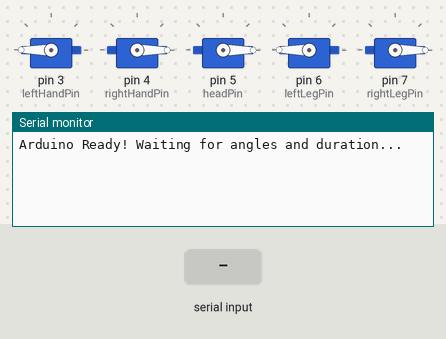
Simulated run of this sketch. Board: Arduino Uno, built with avr-gcc and run on an emulated ATmega328P. On the bench: 5 × servo, the last lines printed to the serial monitor. The test bench sets the inputs (shaded band).

Above: at 2.2 s.
2.3 s: "90,45,200\n" received over Serial
At 3.5 s:
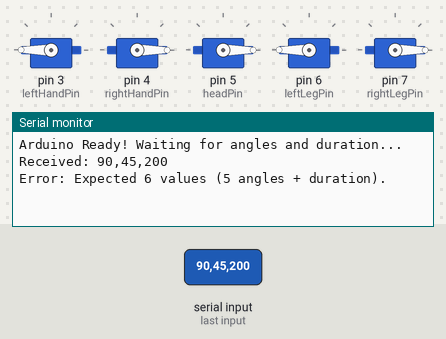
3.8 s: "90,45\n" received over Serial
At 4.6 s:
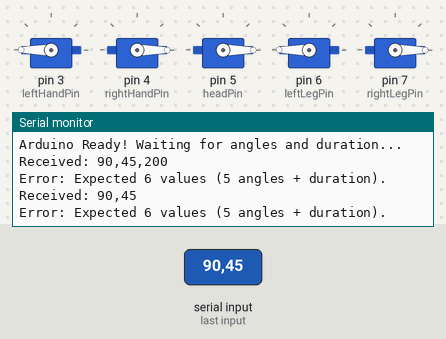
5.3 s: "6\n" received over Serial
At 6.6 s:
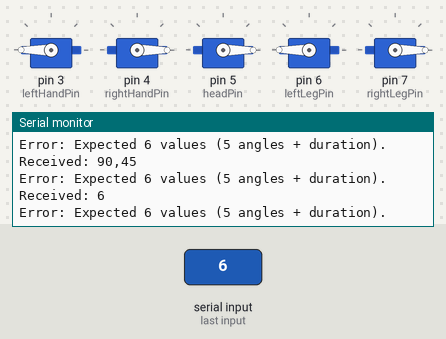

The sketch:

puppetArdSpeed.ino
```cpp
#include <Servo.h>

// Define 5 servo objects
Servo leftHand, rightHand, head, leftLeg, rightLeg;

// Define servo pins
const int leftHandPin = 3;
const int rightHandPin = 4;
const int headPin = 5;
const int leftLegPin = 6;
const int rightLegPin = 7;

// Angle limits
const int lowerLimit[5] = {120, 0, 0, 130, 0};
const int upperLimit[5] = {180, 60, 15, 180, 50};

// Store current positions
int currentAngles[5] = {180, 0, 0, 180, 0};

// Delay per interpolation step in ms
const int delayPerStep = 50;

void setup() {
    Serial.begin(9600);
    Serial.println("Arduino Ready! Waiting for angles and duration...");

    // Attach servos
    leftHand.attach(leftHandPin);
    rightHand.attach(rightHandPin);
    head.attach(headPin);
    leftLeg.attach(leftLegPin);
    rightLeg.attach(rightLegPin);

    // Move to initial positions
    moveAllServosSmoothly(currentAngles, delayPerStep * 20); // Default 1s
}

void loop() {
    if (Serial.available() > 0) {
        String receivedData = Serial.readStringUntil('\n');
        Serial.print("Received: ");
        Serial.println(receivedData);

        int targetAngles[5];
        int duration = 1000;  // Default duration
        int index = 0;

        char *token = strtok((char *)receivedData.c_str(), ",");

        while (token != NULL && index < 6) {
            int value = atoi(token);

            if (index < 5) {
                // Clamp angles within limits
                if (value < lowerLimit[index]) value = lowerLimit[index];
                if (value > upperLimit[index]) value = upperLimit[index];
                targetAngles[index] = value;
            } else {
                duration = max(100, value); // Minimum duration 100ms
            }

            token = strtok(NULL, ",");
            index++;
        }

        if (index == 6) {
            moveAllServosSmoothly(targetAngles, duration);
            Serial.println("Servos moved smoothly!");
        } else {
            Serial.println("Error: Expected 6 values (5 angles + duration).");
        }
    }
}

// Smooth movement function with variable duration
void moveAllServosSmoothly(int targetAngles[5], int duration) {
    Servo* servos[] = {&leftHand, &rightHand, &head, &leftLeg, &rightLeg};

    int startAngles[5];
    float stepSizes[5];
    int steps = duration / delayPerStep;

    if (steps < 1) steps = 1;

    // Calculate step sizes
    for (int i = 0; i < 5; i++) {
        startAngles[i] = currentAngles[i];
        stepSizes[i] = (float)(targetAngles[i] - startAngles[i]) / steps;
    }

    // Perform interpolation
    for (int step = 0; step <= steps; step++) {
        for (int i = 0; i < 5; i++) {
            int interpolatedAngle = startAngles[i] + (stepSizes[i] * step);
            servos[i]->write(interpolatedAngle);
        }
        delay(delayPerStep);
    }

    // Update current angles
    for (int i = 0; i < 5; i++) {
        currentAngles[i] = targetAngles[i];
    }
}
```

Measured:
- after the input at 2.3 s, the serial monitor: prints a new line at once (image 1)
- after the input at 3.8 s, the serial monitor: prints a new line at once (image 2)
- after the input at 5.3 s, the serial monitor: prints a new line at once (image 3)
